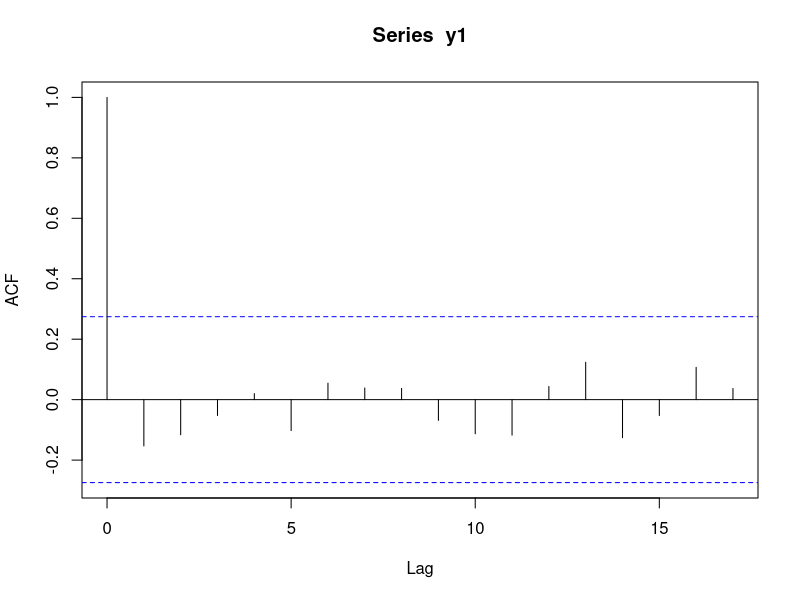
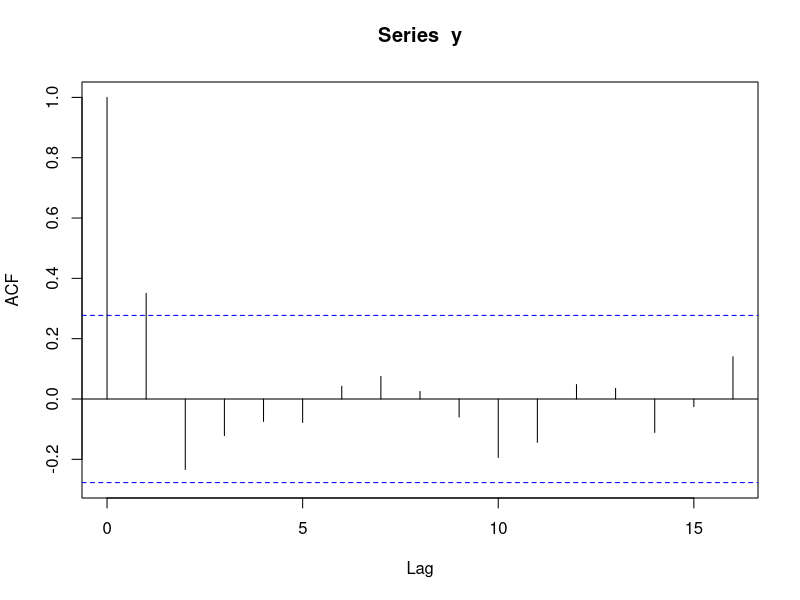
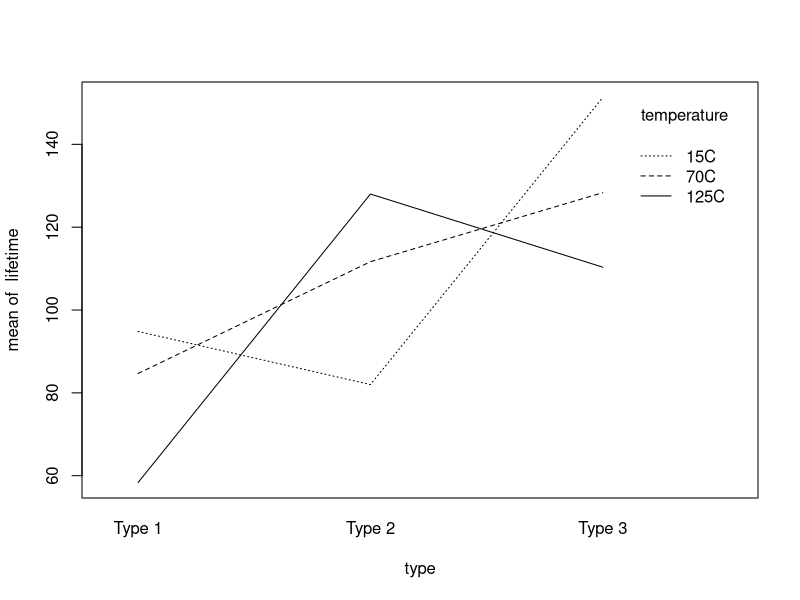
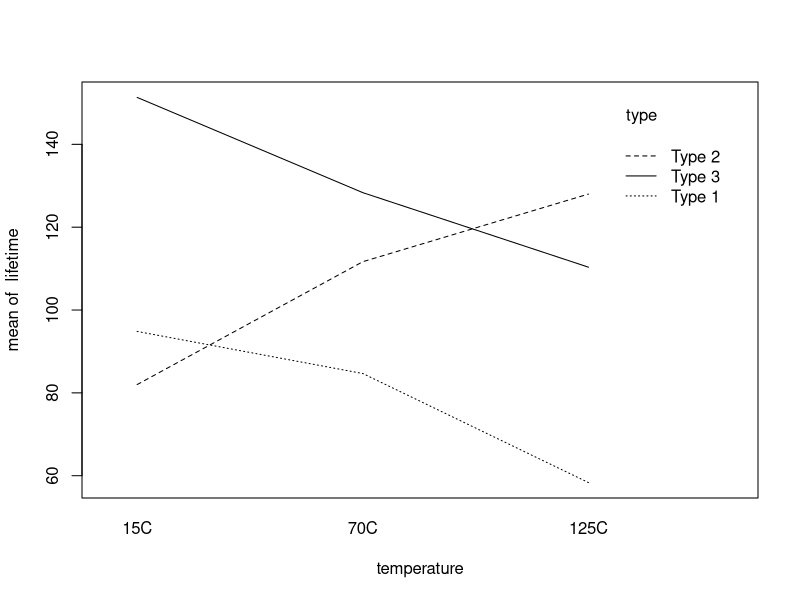

Write R code to recreate these figures, in order.
## ---- chunk 1
y1 <- rnorm(51)
y <- y1[-1] + y1[-51]
acf(y1)
acf(y)
## ---- chunk 2
GenY <- function()
{
  y1 <- rnorm(51)
  y <- y1[-1] + y1[-51]
  return(y)
}
## ---- chunk 3
data <- sapply(1:25, function(i) GenY())
## ---- chunk 4
av = colMeans(data)
av
## ---- chunk 5
v = apply(data, 2, var)
v
## ---- chunk 6
tab1 <- as.table(rbind(c(74, 43, 11), c(71, 38, 65)))
dimnames(tab1) <- list(reduction = c(">= 50%", "<50%"),
                       treatment = c("Acupuncture", "Sham acupuncture", "Waiting list"))
tab1
## ---- chunk 7
chisq.test(tab1)
## ---- chunk 8
tab2 <- as.table(cbind(c(82, 17, 30), c(30, 26, 16)))
dimnames(tab2) <- list(guess = c("Chinese", "Other", "Don't know"),
                       treatment = c("Acupuncture", "Sham acupuncture"))
tab2
## ---- chunk 9
chisq.test(tab2)
## ---- chunk 10
admissions.A <- array(c(30,30,10,10,15,5,30,10),dim=c(2,2,2))
admissions.B <- array(c(30,30,20,10,10,5,20,25),dim=c(2,2,2))
## 从mantelhaen.test()的帮助文档中得到woolf函数
woolf <- function(x) {
  x <- x + 1 / 2
  k <- dim(x)[3]
  or <- apply(x, 3, function(x) (x[1,1]*x[2,2])/(x[1,2]*x[2,1]))
  w <-  apply(x, 3, function(x) 1 / sum(1 / x))
  1 - pchisq(sum(w * (log(or) - weighted.mean(log(or), w)) ^ 2), k - 1)
}
## ---- chunk 11
woolf(admissions.A)
## ---- chunk 12
woolf(admissions.B)
## ---- chunk 13
mantelhaen.test(admissions.A)
## ---- chunk 14
mantelhaen.test(admissions.B)
## ---- chunk 15
data = c(3.22, 3.07, 3.17, 2.91, 3.40, 3.58, 3.23, 3.11, 3.62)
t.test(data, mu = 3.1, alternative = "greater")
## ---- chunk 16
before = c(57, 54, 62, 64, 71, 65, 70, 75, 68, 70, 77, 74, 80, 83)
after = c(55, 60, 68, 69, 70, 73, 74, 74, 75, 76, 78, 81, 90)
t.test(before, after)
## ---- chunk 17
lifetime <- c(130, 155, 74, 180, 34, 40, 80, 75, 20, 70, 82, 58,
              150, 188, 159, 126, 136, 122, 106, 115, 25, 70, 58, 45,
              138, 110, 168, 160, 174, 120, 150, 139, 96, 104, 82, 60)
type <- gl(3, 12, 36, labels = paste0("Type ", 1:3))
temperature <- gl(3, 3, 36, labels = paste0(c(15, 70, 125), "C"))
battery <- data.frame(lifetime, type, temperature)
## ---- chunk 18
interaction.plot(type, temperature, lifetime)
interaction.plot(temperature, type, lifetime)
## ---- chunk 19
summary(lm(lifetime~type*temperature))
## ---- chunk 20
summary(aov(lifetime~type*temperature, data = battery))
## ---- chunk 21
lifetime2 <- array(lifetime, dim = c(4, 3, 3))
tab = margin.table(lifetime2, margin = c(3,2))/4
dimnames(tab) = list(type = c("Type 1", "Type 2", "Type 3"),
                     temperature = c("15", "70", "125"))
tab
## ---- chunk 22
chisq.test(tab)
